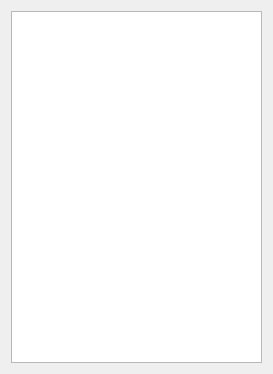
<?xml version="1.0" encoding="UTF-8"?>
<ui version="4.0">
 <class>chess_place_info</class>
 <widget class="QDialog" name="chess_place_info">
  <property name="geometry">
   <rect>
    <x>0</x>
    <y>0</y>
    <width>273</width>
    <height>374</height>
   </rect>
  </property>
  <property name="windowTitle">
   <string>Info</string>
  </property>
  <layout class="QGridLayout" name="gridLayout">
   <item row="0" column="0">
    <widget class="QTextBrowser" name="textBrowser"/>
   </item>
  </layout>
 </widget>
 <resources/>
 <connections/>
</ui>
